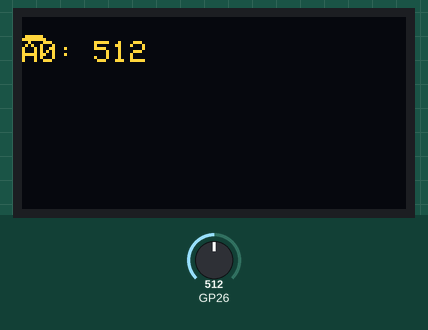
Simulated run of this sketch. Board: Raspberry Pi Pico. On the bench: 128×64 one-colour display. Inputs (shaded band) come from the test bench; at power-on: GP26 = 512. The OLED is the two-colour kind (top 16 rows yellow).

Above: at 3.2 s.
3.3 s: GP26 set to 716
4.9 s: GP26 set to 900
At 5.4 s:
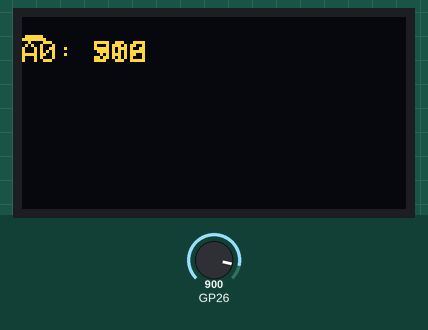
6.5 s: GP26 set to 1023
At 7.8 s:
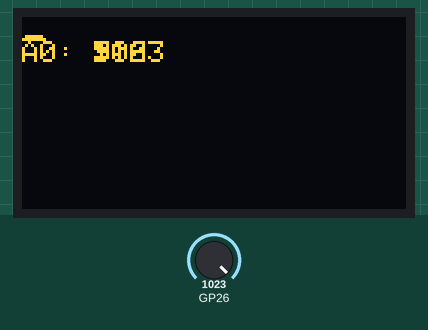
Timing chart, 0 to 9.5 s (numbered marks = the images above; inputs shaded):
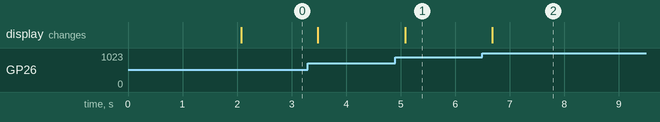

The sketch:

display_oled_337.ino
```cpp
// snippet: display_oled_337
// tags: adafruit_gfx, adafruit_ssd1306
// boards: avr, esp32, megaavr, nano33iot, romi32u4, rp2040
// library: Adafruit_GFX, Adafruit_SSD1306
// description: Draw a small 8×8 robot bitmap icon in the top-left of the SSD1306 128×64 OLED using drawBitmap()
// prompts: small, robot, bitmap, top-left, ssd1306, 128×64
// verified: compile-only
// source: kd-generated (id 337)
// exact-include: Wire.h, Adafruit_GFX.h, Adafruit_SSD1306.h

#include <Wire.h>
#include <Adafruit_GFX.h>
#include <Adafruit_SSD1306.h>

#define SCREEN_WIDTH 128 // OLED display width, in pixels
#define SCREEN_HEIGHT 64 // OLED display height, in pixels

// Declaration for an SSD1306 display connected to I2C (SDA, SCL pins)
Adafruit_SSD1306 display(SCREEN_WIDTH, SCREEN_HEIGHT, &Wire, -1);

const unsigned char robotBitmap[] PROGMEM = {
  B00000000,
  B00000000,
  B00000000,
  B00000000,
  B00000000,
  B00000000,
  B01111110,
  B11111111
};

void setup() {
  if(!display.begin(SSD1306_SWITCHCAPVCC, 0x3C)) { // Address 0x3C for 128x64
    Serial.println(F("SSD1306 allocation failed"));
    for(;;);
  }
  delay(2000); // Pause for 2 seconds while we wait for the display to initialize
  display.clearDisplay();  // SSD1306: clear the framebuffer (push with display())
  display.display();  // SSD1306: push the framebuffer to the screen
}

void loop() {
  static unsigned long prevMs = 0;
  unsigned long now = millis();
  if (now - prevMs >= 200) {
    prevMs = now;

    // Clear the top-left corner
    display.fillRect(0, 0, 8, 8, SSD1306_BLACK);

    // Draw the robot bitmap
    display.drawBitmap(0, 0, robotBitmap, 8, 8, SSD1306_WHITE);

    // Read analog value
    int analogValue = analogRead(A0);
    display.setCursor(0, 8);
    display.print("A0: ");
    display.print(analogValue);
    display.display();  // SSD1306: push the framebuffer to the screen
  }
}
```

Measured:
- after the input at 4.9 s, the display: changes after 0.18 s (image 1)
- after the input at 6.5 s, the display: changes after 0.18 s (image 2)
